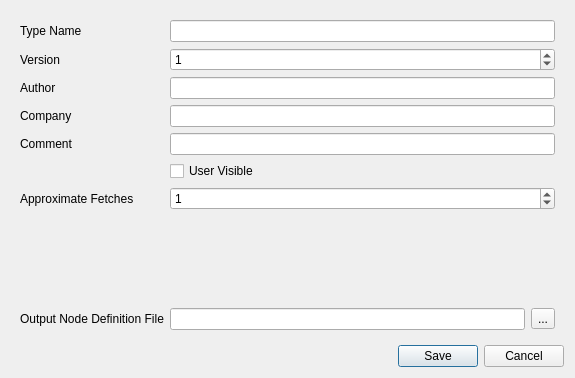
<?xml version="1.0" encoding="UTF-8"?>
<ui version="4.0">
 <class>PublishDialog</class>
 <widget class="QDialog" name="PublishDialog">
  <property name="geometry">
   <rect>
    <x>0</x>
    <y>0</y>
    <width>575</width>
    <height>378</height>
   </rect>
  </property>
  <property name="windowTitle">
   <string>Publish Node Definition</string>
  </property>
  <property name="modal">
   <bool>true</bool>
  </property>
  <layout class="QVBoxLayout" name="verticalLayout">
   <item>
    <widget class="QWidget" name="widget" native="true">
     <layout class="QFormLayout" name="formLayout">
      <item row="0" column="0">
       <widget class="QLabel" name="label">
        <property name="text">
         <string>Type Name</string>
        </property>
       </widget>
      </item>
      <item row="0" column="1">
       <widget class="QLineEdit" name="typeNameEdit">
        <property name="minimumSize">
         <size>
          <width>240</width>
          <height>0</height>
         </size>
        </property>
       </widget>
      </item>
      <item row="1" column="0">
       <widget class="QLabel" name="label_3">
        <property name="text">
         <string>Version</string>
        </property>
       </widget>
      </item>
      <item row="1" column="1">
       <widget class="QSpinBox" name="versionSpinBox">
        <property name="value">
         <number>1</number>
        </property>
       </widget>
      </item>
      <item row="2" column="0">
       <widget class="QLabel" name="label_4">
        <property name="text">
         <string>Author</string>
        </property>
       </widget>
      </item>
      <item row="2" column="1">
       <widget class="QLineEdit" name="authorEdit">
        <property name="minimumSize">
         <size>
          <width>240</width>
          <height>0</height>
         </size>
        </property>
       </widget>
      </item>
      <item row="3" column="0">
       <widget class="QLabel" name="label_5">
        <property name="text">
         <string>Company</string>
        </property>
       </widget>
      </item>
      <item row="3" column="1">
       <widget class="QLineEdit" name="companyEdit">
        <property name="minimumSize">
         <size>
          <width>240</width>
          <height>0</height>
         </size>
        </property>
        <property name="baseSize">
         <size>
          <width>0</width>
          <height>0</height>
         </size>
        </property>
       </widget>
      </item>
      <item row="4" column="0">
       <widget class="QLabel" name="label_6">
        <property name="text">
         <string>Comment</string>
        </property>
       </widget>
      </item>
      <item row="4" column="1">
       <widget class="QLineEdit" name="commentEdit">
        <property name="minimumSize">
         <size>
          <width>240</width>
          <height>0</height>
         </size>
        </property>
        <property name="baseSize">
         <size>
          <width>0</width>
          <height>0</height>
         </size>
        </property>
       </widget>
      </item>
      <item row="8" column="0">
       <widget class="QLabel" name="label_2">
        <property name="text">
         <string>Output Node Definition File</string>
        </property>
       </widget>
      </item>
      <item row="8" column="1">
       <layout class="QHBoxLayout" name="horizontalLayout">
        <item>
         <widget class="QLineEdit" name="fileNameEdit">
          <property name="minimumSize">
           <size>
            <width>240</width>
            <height>0</height>
           </size>
          </property>
         </widget>
        </item>
        <item>
         <widget class="QToolButton" name="fileDialogButton">
          <property name="text">
           <string>...</string>
          </property>
         </widget>
        </item>
       </layout>
      </item>
      <item row="7" column="1">
       <spacer name="verticalSpacer">
        <property name="orientation">
         <enum>Qt::Vertical</enum>
        </property>
        <property name="sizeHint" stdset="0">
         <size>
          <width>20</width>
          <height>40</height>
         </size>
        </property>
       </spacer>
      </item>
      <item row="5" column="1">
       <widget class="QCheckBox" name="userVisibleCheckBox">
        <property name="text">
         <string>User Visible</string>
        </property>
       </widget>
      </item>
      <item row="6" column="1">
       <widget class="QSpinBox" name="fetchesSpinBox">
        <property name="value">
         <number>1</number>
        </property>
       </widget>
      </item>
      <item row="6" column="0">
       <widget class="QLabel" name="label_7">
        <property name="text">
         <string>Approximate Fetches</string>
        </property>
       </widget>
      </item>
     </layout>
    </widget>
   </item>
   <item>
    <widget class="QDialogButtonBox" name="buttonBox">
     <property name="orientation">
      <enum>Qt::Horizontal</enum>
     </property>
     <property name="standardButtons">
      <set>QDialogButtonBox::Cancel|QDialogButtonBox::Save</set>
     </property>
    </widget>
   </item>
  </layout>
 </widget>
 <tabstops>
  <tabstop>typeNameEdit</tabstop>
  <tabstop>versionSpinBox</tabstop>
  <tabstop>authorEdit</tabstop>
  <tabstop>companyEdit</tabstop>
  <tabstop>commentEdit</tabstop>
  <tabstop>userVisibleCheckBox</tabstop>
  <tabstop>fetchesSpinBox</tabstop>
  <tabstop>fileNameEdit</tabstop>
  <tabstop>fileDialogButton</tabstop>
  <tabstop>buttonBox</tabstop>
 </tabstops>
 <resources/>
 <connections>
  <connection>
   <sender>buttonBox</sender>
   <signal>accepted()</signal>
   <receiver>PublishDialog</receiver>
   <slot>accept()</slot>
   <hints>
    <hint type="sourcelabel">
     <x>248</x>
     <y>254</y>
    </hint>
    <hint type="destinationlabel">
     <x>157</x>
     <y>274</y>
    </hint>
   </hints>
  </connection>
  <connection>
   <sender>buttonBox</sender>
   <signal>rejected()</signal>
   <receiver>PublishDialog</receiver>
   <slot>reject()</slot>
   <hints>
    <hint type="sourcelabel">
     <x>316</x>
     <y>260</y>
    </hint>
    <hint type="destinationlabel">
     <x>286</x>
     <y>274</y>
    </hint>
   </hints>
  </connection>
 </connections>
</ui>
